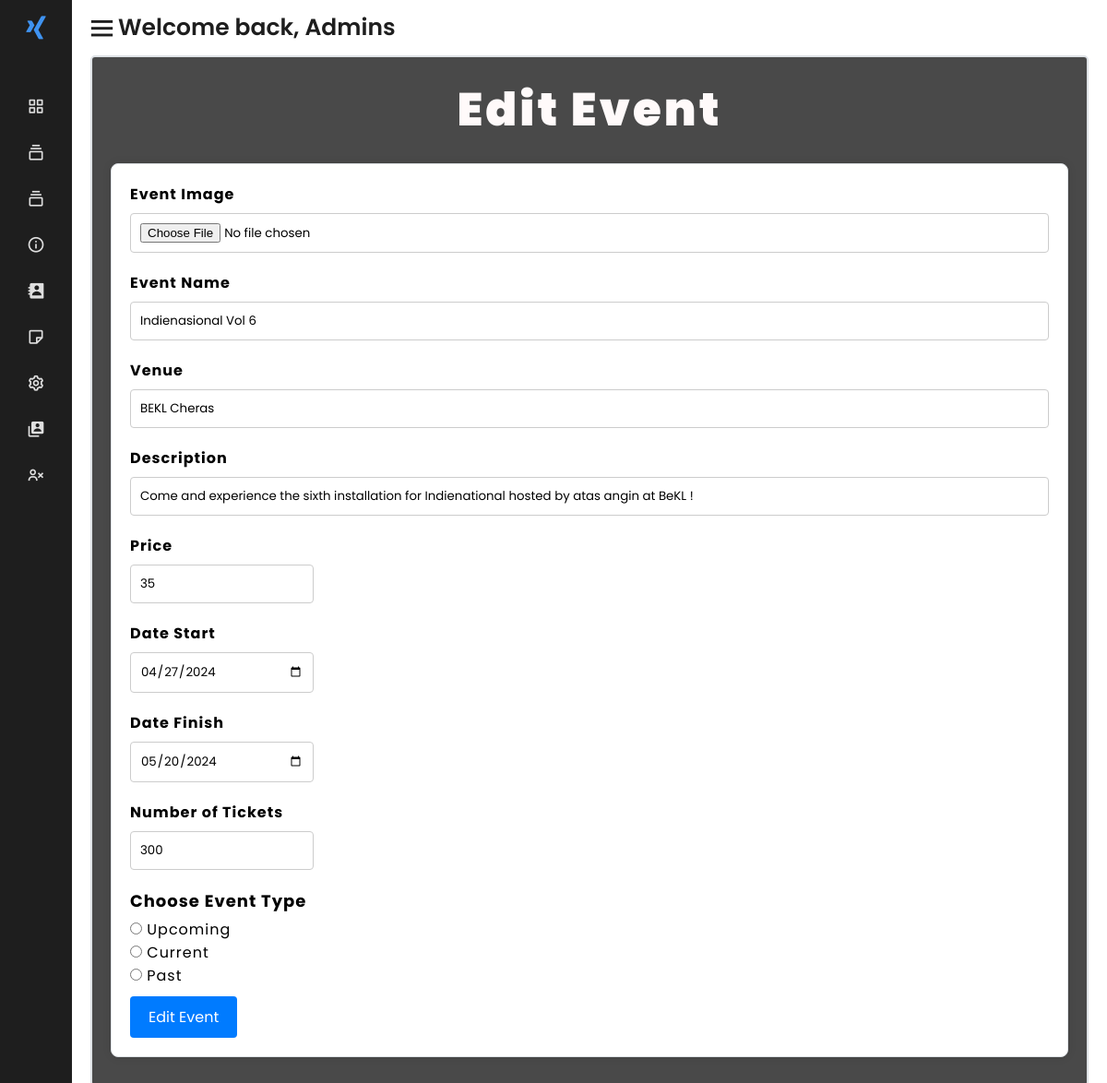
/gogigs_website/dashboard/eventEditForm.php?event_names=Indienasional+Vol+6+, run on the app's committed database.
### tables this page shows
CREATE TABLE `events_current` (
  `id` int(11) NOT NULL,
  `event_name` varchar(255) NOT NULL,
  `event_image` varchar(255) NOT NULL,
  `event_date_start` varchar(255) NOT NULL,
  `event_date_finish` varchar(255) NOT NULL,
  `event_cost` bigint(255) NOT NULL,
  `event_location` varchar(255) NOT NULL,
  `event_description` mediumtext NOT NULL,
  `events_ticketavail` varchar(255) DEFAULT NULL,
  `event_expiry` varchar(255) NOT NULL
);

### gogigs_website/dashboard/eventEditForm.php (the view, shortened to what this page needs)
<?php
    $host = "localhost";
    $dbname = "gogigs";
    $username = "root";
    $password = "";
    $mysqli = new mysqli(hostname: $host,
                         username: $username,
                         password: $password,
                         database: $dbname);
if (isset($_GET['event_names']) && !empty($_GET['event_names'])) {
        $data = htmlspecialchars($_GET['event_names']);
        $sql = "SELECT event_name, event_image, event_date_start,event_date_finish,event_cost,event_location,event_description,events_ticketavail
                     FROM events_current
                     WHERE event_name='$data'";
            $result = $mysqli-> query($sql);
            while ($row = $result-> fetch_assoc()){
        $before_name = $row["event_name"];
        $before_image= $row["event_image"];
        $before_venue= $row["event_location"];
        $before_desc = $row["event_description"];
        $before_price = $row["event_cost"];
        $before_datestart = $row["event_date_start"];
        $before_datefinish = $row["event_date_finish"];
        $before_tickets = $row["events_ticketavail"];
        }
    }
?>
<!DOCTYPE html>
<html lang="en">
<head>
    <link href='https://unpkg.com/boxicons@2.1.2/css/boxicons.min.css' rel='stylesheet'>
    <link rel="stylesheet" href="css/dashboard.css">
    <link rel="stylesheet" href="css/eventAddForm.css">
</head>
<body>
    <div class="sidebar close">
        <a href="#" class="logo-box">
            <i class='bx bxl-xing'></i>
        </a>
        <div id="sidebar-content"></div>
    </div>
    <section class="home">
        <div class="toggle-sidebar">
            <i class='bx bx-menu'></i>
            <div class="text">Welcome back, Admins</div>
        </div>
        <div class="big-card-container" style="margin: 0px 20px;">
            <div class="big-card-container-title">Edit Event</div>
            <div class="big-card">
                <form  method="post" action="" enctype="multipart/form-data">
                    <div class="form-group">
                        <label for="event-image">Event Image</label>
                        <input type="file" id="event-image" name="event-image" value="<?php echo $before_image?>" required>
                    </div>
                    <div class="form-group">
                        <label for="event-name">Event Name</label>
                        <input type="text" id="event-name" name="event-name" value="<?php echo $before_name?>" required>
                    </div>
                    <div class="form-group">
                        <label for="event-venue">Venue</label>
                        <input type="text" id="event-venue" name="event-venue" value="<?php echo $before_venue?>" required>
                    </div>
                    <div class="form-group">
                        <label for="event-description">Description</label>
                        <input type="text" id="event-description" name="event-description" value="<?php echo $before_desc?>" required>
                    </div>
                    <div class="form-group" style="width: 20%;">
                        <label for="event-price">Price</label>
                        <input type="number" id="event-price" name="event-price" value="<?php echo $before_price?>" step="0.1" required>
                    </div>
                    <div class="form-group" style="width: 20%;">
                        <label for="event-date-start">Date Start</label>
                        <input type="date" id="event-date-start" name="event-date-start" value="<?php echo $before_datestart?>" required>
                    </div>
                    <div class="form-group" style="width: 20%;">
                        <label for="event-date-finish">Date Finish</label>
                        <input type="date" id="event-date-finish" name="event-date-finish" value="<?php echo $before_datefinish?>" required>
                    </div>
                    <div class="form-group" style="width: 20%;">
                        <label for="event-tickets">Number of Tickets</label>
                        <input type="number" id="event-tickets" name="event-tickets" value="<?php echo $before_tickets?>" required>
                    </div>
                    <div class="form-group-eventType">
                        <p>Choose Event Type</p>
                        <input type="radio" id="upcoming" name="EventType" value="Upcoming">
                        <label for="upcoming">Upcoming</label><br>
                        <input type="radio" id="current" name="EventType" value="Current">
                        <label for="current">Current</label><br>
                        <input type="radio" id="past" name="EventType" value="Past">
                        <label for="past">Past</label>
                    </div>
                    <button type="submit" name="editevent">Edit Event</button>
                </form>
            </div>
        </div>
    </section>
</body>
</html>

### gogigs_website/dashboard/css/dashboard.css (style rules this page uses)
* { font-family: 'Poppins', sans-serif; margin: 0; padding: 0; box-sizing: border-box; list-style: none; text-decoration: none; }
:root { --color_Blue: #3f93f1; --color_Dark1: #1e1e1e; --color_Dark2: #252527; --color_Light1: #dfdfdf; --color_Light2: #c4c4c4; }
.sidebar { position: fixed; top: 0; left: 0; height: 100%; width: 260px; background-color: var(--color_Dark1); transition: all .5s ease; z-index: 100; }
.sidebar.close { width: 78px; }
.logo-box { height: 60px; width: 100%; display: flex; align-items: center; color: var(--color_Light1); transition: all .5s ease; }
.logo-box i { font-size: 30px; height: 50px; min-width: 78px; text-align: center; line-height: 50px; transition: all .5s ease; }
.sidebar.close .logo-box i { transform: rotate(360deg); }
.home { position: relative; left: 260px; width: calc(100% - 260px); transition: all .5s ease; }
.sidebar.close~.home { left: 78px; width: calc(100% - 78px); }
.home .toggle-sidebar { height: 60px; display: flex; align-items: center; width: fit-content; cursor: pointer; }
.home .toggle-sidebar i { font-size: 35px; color: var(--color_Dark1); margin-left: 15px; }
.home .toggle-sidebar .text { font-size: 25px; color: var(--color_Dark1); font-weight: 600; }
.big-card-container { margin-top: 50px; padding: 20px; border: 2px solid #dee2e6; border-radius: 5px; margin: 20px; background: #494949; }
.big-card-container-title { text-align: center; font-size: 50px; margin-bottom: 20px; color: snow; font-weight: 900; letter-spacing: 3px; }
.big-card { background-color: #f8f9fa; border: 1px solid #dee2e6; border-radius: 5px; padding: 20px; text-align: left; width: 90%; margin: 10px auto; box-shadow: 0 4px 8px rgba(0, 0, 0, 0.1); display: flex; align-items: center; }
.big-card p { margin: 5px 0; font-size: 18px; color: #6c757d; }

### gogigs_website/dashboard/css/eventAddForm.css (style rules this page uses)
.big-card { width: 100%; padding: 20px; box-shadow: 0 0 10px rgba(0, 0, 0, 0.1); background-color: #fff; border-radius: 8px; letter-spacing: 1px; }
.big-card form { width: 100%; }
.form-group { margin-bottom: 20px; }
.form-group label { display: block; margin-bottom: 8px; font-weight: bold; }
.form-group input, .form-group textarea { width: 100%; padding: 10px; border: 1px solid #ccc; border-radius: 4px; box-sizing: border-box; }
.form-group-eventType p { font-weight: bold; color: black; }
button[type="submit"] { padding: 10px 20px; background-color: #007bff; color: #fff; border: none; border-radius: 4px; cursor: pointer; font-size: 16px; margin-top: 10px; }

### data on the page
events_current: event-name "Indienasional Vol 6", event-venue "BEKL Cheras", event-description "Come and experience the sixth installation for Indienational hosted by atas angin at BeKL !", event-price "35", event-date-start "04/27/2024", event-date-finish "05/20/2024", event-tickets "300"
